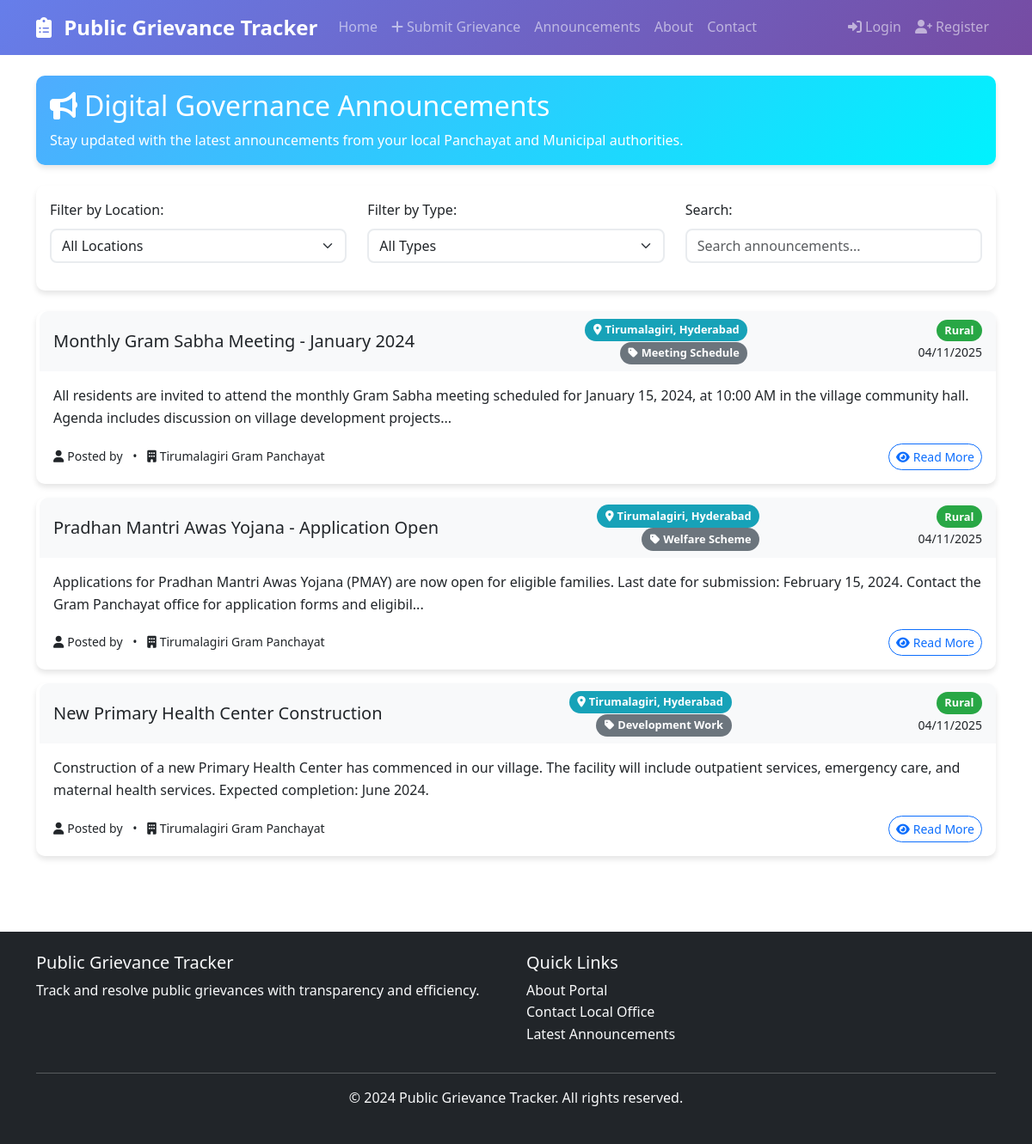
Screenshot of /announcements?location_id=2 with the database file from the repository.
### app.py (models this page shows)
class Announcement(db.Model):
    id = db.Column(db.Integer, primary_key=True)
    title = db.Column(db.String(200), nullable=False)
    content = db.Column(db.Text, nullable=False)
    announcement_type = db.Column(db.String(50), nullable=False)
    location_id = db.Column(db.Integer, db.ForeignKey('location.id'), nullable=False)
    created_by = db.Column(db.Integer, db.ForeignKey('user.id'), nullable=False)
    created_at = db.Column(db.DateTime, default=datetime.utcnow)
    location = db.relationship('Location', backref='announcements')
    author = db.relationship('User', backref='announcements')

class Location(db.Model):
    id = db.Column(db.Integer, primary_key=True)
    state = db.Column(db.String(50), nullable=False)
    district = db.Column(db.String(50), nullable=False)
    village = db.Column(db.String(100), nullable=False)
    area_type = db.Column(db.String(20), nullable=False)  # 'rural' or 'urban'
    authority = db.Column(db.String(100), nullable=False)  # Panchayat or Municipal name

### app.py (the view)
@app.route('/announcements')
def announcements():
    location_id = request.args.get('location_id')
    if location_id:
        announcements = Announcement.query.filter_by(location_id=location_id).order_by(Announcement.created_at.desc()).all()
    else:
        announcements = Announcement.query.order_by(Announcement.created_at.desc()).all()
    return render_template('announcements.html', announcements=announcements)

### templates/announcements.html (shortened to what this page needs)
{% extends "base.html" %}
{% block content %}
<div class="container py-4">
    <div class="row mb-4">
        <div class="col-12">
            <div class="card bg-info text-white">
                <div class="card-body">
                    <h2 class="card-title">
                        <i class="fas fa-bullhorn me-2"></i>Digital Governance Announcements
                    </h2>
                    <p class="card-text">Stay updated with the latest announcements from your local Panchayat and Municipal authorities.</p>
                </div>
            </div>
        </div>
    </div>
    <div class="row mb-4">
        <div class="col-12">
            <div class="card">
                <div class="card-body">
                    <div class="row align-items-center">
                        <div class="col-md-4 mb-3">
                            <label for="locationFilter" class="form-label">Filter by Location:</label>
                            <select class="form-select" id="locationFilter">
                                <option value="">All Locations</option>
                            </select>
                        </div>
                        <div class="col-md-4 mb-3">
                            <label for="typeFilter" class="form-label">Filter by Type:</label>
                            <select class="form-select" id="typeFilter">
                                <option value="">All Types</option>
                            </select>
                        </div>
                        <div class="col-md-4 mb-3">
                            <label for="searchInput" class="form-label">Search:</label>
                            <input type="text" class="form-control" id="searchInput" placeholder="Search announcements...">
                        </div>
                    </div>
                </div>
            </div>
        </div>
    </div>
    <div class="row">
        <div class="col-12">
            {% if announcements %}
                <div id="announcementsList">
                    {% for announcement in announcements %}
                    <div class="card mb-3 announcement-card"
                         data-location="{{ announcement.location.village }}"
                         data-type="{{ announcement.announcement_type }}"
                         data-title="{{ announcement.title|lower }}"
                         data-content="{{ announcement.content|lower }}">
                        <div class="card-header d-flex justify-content-between align-items-center" style="background-color: #f8f9fa;">
                            <h5 class="card-title mb-0 text-dark">{{ announcement.title }}</h5>
                            <div class="text-end">
                                <small class="badge bg-info">
                                    <i class="fas fa-map-marker-alt me-1"></i>{{ announcement.location.village }}, {{ announcement.location.district }}
                                </small>
                                <br>
                                <small class="badge bg-secondary">
                                    <i class="fas fa-tag me-1"></i>{{ announcement.announcement_type }}
                                </small>
                            </div>
                            <div class="text-end">
                                <span class="badge bg-{{ 'success' if announcement.location.area_type == 'rural' else 'primary' }}">
                                    {{ announcement.location.area_type.title() }}
                                </span>
                                <br>
                                <small class="text-dark">{{ announcement.created_at.strftime('%d/%m/%Y') }}</small>
                            </div>
                        </div>
                        <div class="card-body">
                            <p class="card-text text-dark">{{ announcement.content[:200] }}{% if announcement.content|length > 200 %}...{% endif %}</p>
                            <div class="d-flex justify-content-between align-items-center">
                                <small class="text-dark">
                                    <i class="fas fa-user me-1"></i>Posted by {{ announcement.author.username }}
                                    <span class="mx-2">•</span>
                                    <i class="fas fa-building me-1"></i>{{ announcement.location.authority }}
                                </small>
                                <button class="btn btn-sm btn-outline-primary" data-bs-toggle="modal" data-bs-target="#announcementModal{{ announcement.id }}">
                                    <i class="fas fa-eye me-1"></i>Read More
                                </button>
                            </div>
                        </div>
                    </div>
                    {% endfor %}
                </div>
            {% else %}
                <div class="text-center py-5">
                    <i class="fas fa-bullhorn text-muted display-4 mb-3"></i>
                    <h5 class="text-muted">No announcements available</h5>
                    <p class="text-muted">Check back later for updates from your local authorities.</p>
                </div>
            {% endif %}
        </div>
    </div>
</div>
{% endblock %}

### static/css/style.css (style rules this page uses)
body { font-family: 'Segoe UI', Tahoma, Geneva, Verdana, sans-serif; line-height: 1.6; }
.card { border: none; border-radius: 10px; box-shadow: 0 4px 6px rgba(0, 0, 0, 0.1); transition: transform 0.3s ease, box-shadow 0.3s ease; }
.card-header { border-radius: 10px 10px 0 0 !important; border-bottom: none; }
.btn { border-radius: 25px; font-weight: 500; transition: all 0.3s ease; }
.form-control, .form-select { border-radius: 8px; border: 2px solid #e9ecef; transition: border-color 0.3s ease, box-shadow 0.3s ease; }
.badge { font-size: 0.8rem; padding: 0.5em 0.75em; border-radius: 20px; }
.card.bg-info { background: linear-gradient(135deg, #4facfe 0%, #00f2fe 100%) !important; }
.announcement-card { transition: all 0.3s ease; border-left: 4px solid transparent; }
.badge.bg-info { background-color: #17a2b8 !important; }
.badge.bg-success { background-color: #28a745 !important; }

### rows the page displays
Announcement: title "Monthly Gram Sabha Meeting - January 2024", location.village "Tirumalagiri", location.district "Hyderabad", announcement_type "Meeting Schedule", location.area_type "Rural", created_at "04/11/2025", content "All residents are invited to attend the monthly Gram Sabha meeting scheduled for January 15, 2024, at 10:00 AM in the village community hall. Agenda includes discussion on village development projects", location.authority "Tirumalagiri Gram Panchayat"
Announcement: title "Pradhan Mantri Awas Yojana - Application Open", location.village "Tirumalagiri", location.district "Hyderabad", announcement_type "Welfare Scheme", location.area_type "Rural", created_at "04/11/2025", content "Applications for Pradhan Mantri Awas Yojana (PMAY) are now open for eligible families. Last date for submission: February 15, 2024. Contact the Gram Panchayat office for application forms and eligibil", location.authority "Tirumalagiri Gram Panchayat"
Announcement: title "New Primary Health Center Construction", location.village "Tirumalagiri", location.district "Hyderabad", announcement_type "Development Work", location.area_type "Rural", created_at "04/11/2025", content "Construction of a new Primary Health Center has commenced in our village. The facility will include outpatient services, emergency care, and maternal health services. Expected completion: June 2024.", location.authority "Tirumalagiri Gram Panchayat"
